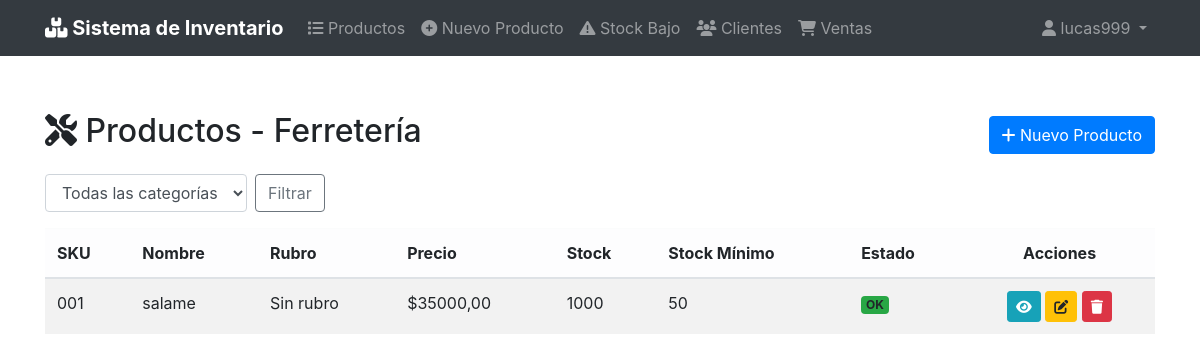
Before: / (signed in) with the older database file.
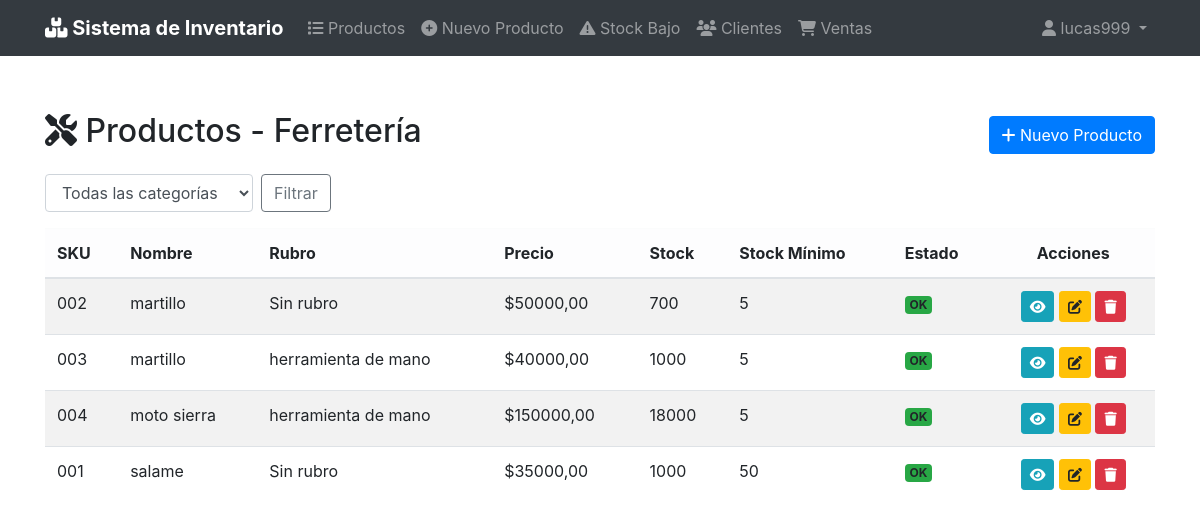
After: the same page with the newer database file.
### productos/models.py (models this page shows, shortened)
class Producto(models.Model):
    sku = models.CharField(max_length=20, unique=True, verbose_name="SKU")
    nombre = models.CharField("Nombre", max_length=50)
    descripcion = models.CharField("Descripcion", max_length=200)
    categoria = models.ForeignKey(
    Categoria,
    on_delete=models.SET_NULL,
    null=True,
    blank=True,
    verbose_name="Rubro / Categoría"
)
    precio = models.DecimalField("Precio", max_digits=10, decimal_places=2)
    stock = models.IntegerField(default=0)
    stock_minimo = models.IntegerField(default=5, verbose_name="Stock Mínimo")
    imagen = models.ImageField(
        "Imagen",
        upload_to=get_image_path,
        validators=[validate_image_size],
        blank=True,
        null=True,
        help_text="Formatos permitidos: jpg, png, gif. Tamaño máximo: 5MB"
    )
    fecha_creacion = models.DateTimeField("Fecha de creación", auto_now_add=True)
    fecha_actualizacion = models.DateTimeField("Fecha de actualización", auto_now=True)
    class Meta:
        verbose_name = 'Producto'
        verbose_name_plural = 'Productos'
        ordering = ['nombre']
    @property
    def necesita_reposicion(self):
        return self.stock < self.stock_minimo

class Categoria(models.Model):
    nombre = models.CharField(max_length=100, unique=True)
    descripcion = models.TextField(blank=True, null=True)
    class Meta:
        verbose_name_plural = "Categorías"
        ordering = ['nombre']
    def __str__(self):
        return self.nombre

### productos/views.py (the view)
# urls.py: path('', views.producto_list, name='producto_list'),
@login_required
def producto_list(request):
    qs = Producto.objects.all().order_by('nombre')
    categoria_id = request.GET.get('categoria')
    if categoria_id:
        qs = qs.filter(categoria_id=categoria_id)
    categorias = Categoria.objects.all()
    return render(request, 'productos/producto_list.html',
                  {'productos': qs, 'categorias': categorias})

### templates/productos/producto_list.html (shortened to what this page needs)
{% extends 'base.html' %}
{% load bootstrap4 %}
{% block content %}
<div class="d-flex justify-content-between align-items-center mb-3">
    <h2><i class="fas fa-tools"></i> Productos - Ferretería</h2>
    <a href="{% url 'productos:producto_create' %}" class="btn btn-primary">
        <i class="fas fa-plus"></i> Nuevo Producto
    </a>
</div>
<form method="get" class="form-inline mb-3">
    <select name="categoria" class="form-control mr-2">
        <option value="">Todas las categorías</option>
    </select>
    <button type="submit" class="btn btn-outline-secondary">Filtrar</button>
</form>
<table class="table table-hover table-striped">
    <thead class="table-light">
        <tr>
            <th>SKU</th>
            <th>Nombre</th>
            <th>Rubro</th>
            <th>Precio</th>
            <th>Stock</th>
            <th>Stock Mínimo</th>
            <th>Estado</th>
            <th class="text-center">Acciones</th>
        </tr>
    </thead>
    <tbody>
        {% for producto in productos %}
        <tr>
            <td>{{ producto.sku }}</td>
            <td>{{ producto.nombre }}</td>
            <td>{{ producto.categoria|default:"Sin rubro" }}</td>
            <td>${{ producto.precio }}</td>
            <td>
                {% if producto.necesita_reposicion %}
                    <span class="badge bg-warning text-dark">{{ producto.stock }}</span>
                {% else %}
                    {{ producto.stock }}
                {% endif %}
            </td>
            <td>{{ producto.stock_minimo }}</td>
            <td>
                {% if producto.necesita_reposicion %}
                    <span class="badge bg-danger">Bajo stock</span>
                {% else %}
                    <span class="badge bg-success">OK</span>
                {% endif %}
            </td>
            <td class="text-center">
                <a href="{% url 'productos:producto_detail' producto.pk %}" class="btn btn-sm btn-info" title="Ver">
                    <i class="fas fa-eye"></i>
                </a>
                <a href="{% url 'productos:producto_update' producto.pk %}" class="btn btn-sm btn-warning" title="Editar">
                    <i class="fas fa-edit"></i>
                </a>
                <a href="{% url 'productos:producto_delete' producto.pk %}" class="btn btn-sm btn-danger" title="Eliminar">
                    <i class="fas fa-trash"></i>
                </a>
            </td>
        </tr>
        {% empty %}
        <tr>
            <td colspan="8" class="text-center text-muted">No hay productos registrados</td>
        </tr>
        {% endfor %}
    </tbody>
</table>
{% endblock %}

### templates/base.html (shortened to what this page needs)
{% load bootstrap4 %}
{% load static %}
<!DOCTYPE html>
<html lang="es">
<head>
    {% bootstrap_css %}
    <link rel="stylesheet" href="https://cdnjs.cloudflare.com/ajax/libs/font-awesome/6.5.0/css/all.min.css">
</head>
<body>
    <nav class="navbar navbar-expand-lg navbar-dark bg-dark">
        <div class="container">
            <a class="navbar-brand" href="{% url 'productos:producto_list' %}">
                <i class="fas fa-boxes"></i> Sistema de Inventario
            </a>
            <div class="collapse navbar-collapse" id="navbarNav">
                <ul class="navbar-nav mr-auto">
                    {% if perms.productos.view_producto %}
                        <li class="nav-item">
                            <a class="nav-link" href="{% url 'productos:producto_list' %}">
                                <i class="fas fa-list"></i> Productos
                            </a>
                        </li>
                        <li class="nav-item">
                            <a class="nav-link" href="{% url 'productos:producto_create' %}">
                                <i class="fas fa-plus-circle"></i> Nuevo Producto
                            </a>
                        </li>
                        <li class="nav-item">
                            <a class="nav-link" href="{% url 'productos:stock_bajo_list' %}">
                                <i class="fas fa-exclamation-triangle"></i> Stock Bajo
                            </a>
                        </li>
                    {% endif %}
                    {% if perms.clientes.view_cliente %}
                        <li class="nav-item">
                            <a class="nav-link" href="{% url 'clientes:cliente_list' %}">
                                <i class="fas fa-users"></i> Clientes
                            </a>
                        </li>
                    {% endif %}
                    {% if perms.ventas.view_venta %}
                        <li class="nav-item">
                            <a class="nav-link" href="{% url 'venta_list' %}">
                                <i class="fas fa-shopping-cart"></i> Ventas
                            </a>
                        </li>
                    {% endif %}
                </ul>
                <ul class="navbar-nav ml-auto">
                    {% if user.is_authenticated %}
                        <li class="nav-item dropdown">
                            <a class="nav-link dropdown-toggle" href="#" id="userDropdown" role="button"
                               data-toggle="dropdown" aria-haspopup="true" aria-expanded="false">
                                <i class="fas fa-user"></i> {{ user.username }}
                            </a>
                        </li>
                    {% else %}
                        <li class="nav-item">
                            <a class="nav-link" href="{% url 'account_login' %}">
                                <i class="fas fa-sign-in-alt"></i> Iniciar sesión
                            </a>
                        </li>
                    {% endif %}
                </ul>
            </div>
        </div>
    </nav>
    <div class="container mt-4">
        <div class="d-flex justify-content-between align-items-center mb-4">
        </div>
        {% block content %}{% endblock %}
    </div>
</body>
</html>

### templates/base.html (style rules this page uses)
.navbar-brand { font-weight: bold; }

Changed rows visible on the page:
added Producto: sku "002", nombre "martillo", categoria "Sin rubro", precio "50000,00", stock "700", stock_minimo "5", shows "OK"
added Producto: sku "003", nombre "martillo", categoria "herramienta de mano", precio "40000,00", stock "1000", stock_minimo "5", shows "OK"
added Producto: sku "004", nombre "moto sierra", categoria "herramienta de mano", precio "150000,00", stock "18000", stock_minimo "5", shows "OK"
